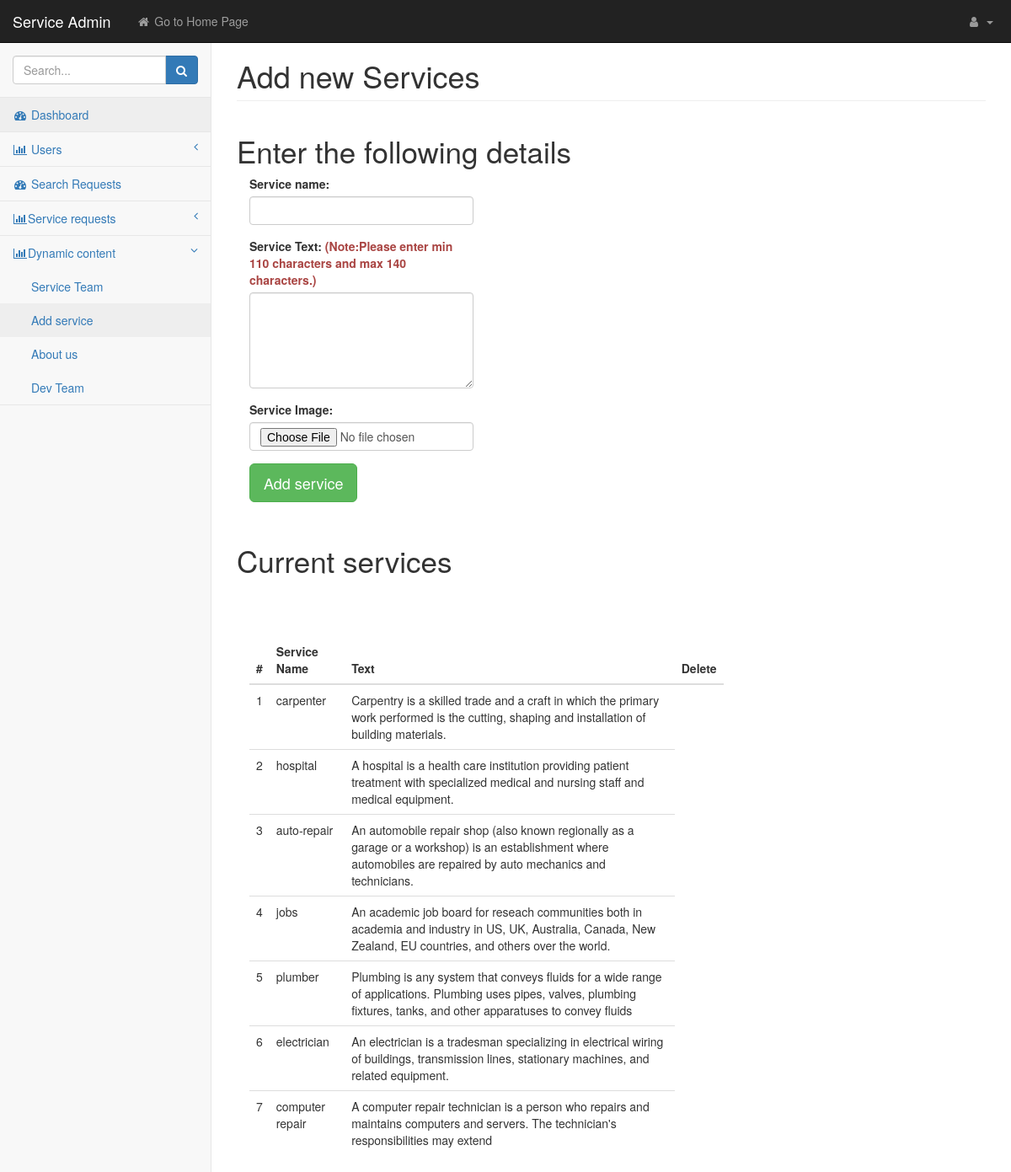
/admin/service_add.php (signed in), run on the app's committed database.
### tables this page shows
CREATE TABLE `services` (
  `service_id` int(11) NOT NULL,
  `service_name` varchar(255) NOT NULL,
  `image` text NOT NULL,
  `text` text NOT NULL
);

### admin/includes/database_class.php (called while the page is built, shortened)
<?php
class Database
{
    public $connection;
    public function open_db_connection()
    {
        $this->connection = new mysqli(HOST, NAME, PASSWORD, DB_NAME);
    }
    public function query($sql)
    {
        return $this->connection->query($sql);
    }
}
$database = new Database();

### admin/includes/db_object_class.php (called while the page is built, shortened)
<?php
class Db_object
{
    public static function find_this_query($sql)
    {
        global $database;
        $result_set = $database->query($sql);
        $object_array = array();
        while ($row = mysqli_fetch_array($result_set)) {
            $object_array[] = static::instantiate($row);
        }
        return $object_array;
    }
    public static function find_all()
    {
        return static::find_this_query("SELECT * FROM " . static::$db_table . "");
    }
    private static function instantiate($the_record)
    {
        $the_object = new $get_class_name;
        foreach ($the_record as $property => $value) {
            if ($the_object->has_the_property($property)) {
                $the_object->$property = $value;
            }
        }
        return $the_object;
    }
    private function has_the_property($property)
    {
        $object_properties = get_object_vars($this);
        return array_key_exists($property, $object_properties);
    }
}

### admin/service_add.php (the view, shortened to what this page needs)
<?php include("includes/header.php") ?>
<body>
    <div id="wrapper">
        <?php include("includes/top_navigation.php") ?>
        <?php include("includes/sidebar.php") ?>
        <div id="page-wrapper">
            <div class="container-fluid">
                <div class="row">
                    <div class="col-lg-12">
                        <h1 class="page-header">Add new Services
                        </h1>
                    </div>
                </div>
                <div class="col-lg-12">
                    <div class="row">
                        <h1 class="display-4" style="font-size:35px">Enter the following details</h1>
                    </div>
                </div>
                <div class="col-lg-12">
                    <div class="row">
                        <div class="col-lg-4">
                            <form action="" method="post" enctype="multipart/form-data">
                                <div class="form-group">
                                    <label for="service_name">Service name:</label>
                                    <input type="text" class="form-control" required name="service_name" id="service_name">
                                </div>
                                <div class="form-group">
                                    <label for="service_text">Service Text: <span class="text-danger">(Note:Please enter min 110 characters and max 140 characters.)</span></label>
                                    <textarea type="text" maxlength="140" minlength="110" class="form-control" required rows="5" name="text" id="service_text"></textarea>
                                </div>
                                <div class="form-group">
                                    <label for="service_image">Service Image:</label>
                                    <input type="file" class="form-control" required name="service_image" id="service_image">
                                </div>
                                <input type="submit" name="add_service" class="btn btn-lg btn-success" value="Add service">
                            </form>
                        </div>
                    </div>
                </div>
                <div class="col-lg-12">
                    <div class="row" style="padding:30px 0px;">
                        <h1 class="display-4" style="font-size:35px">Current services</h1>
                    </div>
                </div>
                <div class="col-lg-8" style="margin-top:30px">
                    <table class="table">
                        <thead class="thead-dark">
                            <tr>
                                <th>#</th>
                                <th>Service Name</th>
                                <th>Text</th>
                                <th>Delete</th>
                            </tr>
                        </thead>
                        <tbody>
                            <?php
                            $service_list = Services::find_all();
                            $i = 1;
                            foreach ($service_list as $service) {
                                echo "<tr>";
                                echo "<td>" . $i++ . "</td>";
                                echo "<td>$service->service_name</td>";
                                echo "<td>$service->text</td>";
                                echo "</tr>";
                            }
                            ?>
                        </tbody>
                    </table>
                </div>
            </div>
        </div>
    </div>
</body>
</html>

### admin/css/startmin.css (style rules this page uses)
body { background-color: #f8f8f8; }
#wrapper { width: 100%; }
#page-wrapper { padding-top: 30px; min-height: 568px; background-color: #fff; }
@media (min-width:768px) { #page-wrapper { position: inherit; margin-left: 250px; padding: 30px 15px 0 15px; border-left: 1px solid #e7e7e7; } }

### data on the page
services: service_name "carpenter", text "Carpentry is a skilled trade and a craft in which the primary work performed is the cutting, shaping and installation of building materials."
services: service_name "hospital", text "A hospital is a health care institution providing patient treatment with specialized medical and nursing staff and medical equipment."
services: service_name "auto-repair", text "An automobile repair shop (also known regionally as a garage or a workshop) is an establishment where automobiles are repaired by auto mechanics and technicians."
services: service_name "jobs", text "An academic job board for reseach communities both in academia and industry in US, UK, Australia, Canada, New Zealand, EU countries, and others over the world."
services: service_name "plumber", text "Plumbing is any system that conveys fluids for a wide range of applications. Plumbing uses pipes, valves, plumbing fixtures, tanks, and other apparatuses to convey fluids"
services: service_name "electrician", text "An electrician is a tradesman specializing in electrical wiring of buildings, transmission lines, stationary machines, and related equipment."
services: service_name "computer repair", text "A computer repair technician is a person who repairs and maintains computers and servers. The technician's responsibilities may extend"
